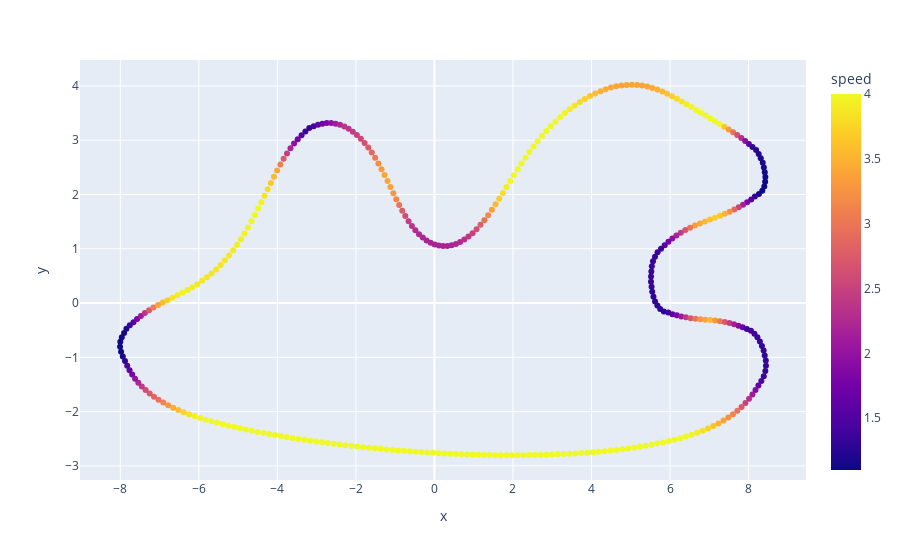

Notebook source saved alongside this figure:
### Code cell
plotData = pd.DataFrame( {'x': smooth_path[:,0], 'y': smooth_path[:,1], 'speed': optimal_velocity_} )
fig = px.scatter(data_frame=plotData, x = 'x', y = 'y', color='speed', hover_data='speed')
_ = getEverything(smooth_path, optimal_velocity_)
fig.show()

### Figure 1 — Plotly figure (JSON) as saved in the notebook; plotly's stock layout.template omitted (floating-point values rounded to 4 significant figures; data arrays with more than 128 entries replaced by an {"elided": "..."} marker saying what was removed)
{"data": [{"customdata": {"elided": "354x1 float values"}, "hovertemplate": "x=%{x}<br>y=%{y}<br>speed=%{marker.color}<extra></extra>", "legendgroup": "", "marker": {"color": {"elided": "354 float values"}, "coloraxis": "coloraxis", "symbol": "circle"}, "mode": "markers", "name": "", "orientation": "v", "showlegend": false, "type": "scatter", "x": {"elided": "354 float values"}, "xaxis": "x", "y": {"elided": "354 float values"}, "yaxis": "y"}], "layout": {"coloraxis": {"colorbar": {"title": {"text": "speed"}}, "colorscale": [[0, "#0d0887"], [0.1111, "#46039f"], [0.2222, "#7201a8"], [0.3333, "#9c179e"], [0.4444, "#bd3786"], [0.5556, "#d8576b"], [0.6667, "#ed7953"], [0.7778, "#fb9f3a"], [0.8889, "#fdca26"], [1, "#f0f921"]]}, "legend": {"tracegroupgap": 0}, "margin": {"t": 60}, "xaxis": {"anchor": "y", "domain": [0, 1], "title": {"text": "x"}}, "yaxis": {"anchor": "x", "domain": [0, 1], "title": {"text": "y"}}}}
